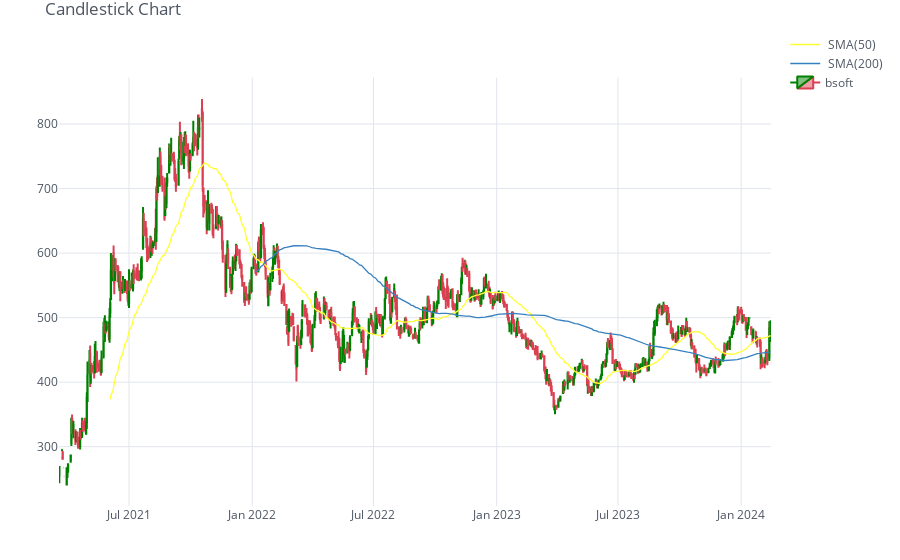

Notebook cell for this chart:
### Code cell
figure = cf.QuantFig(stock_df, title = 'Candlestick Chart', name = 'bsoft')
figure.add_sma(periods =[50, 200], column = 'Close', color = ['yellow', 'blue'])
figure.iplot(theme = 'white', up_color = 'green', down_color = 'red')

### Figure 1 — Plotly figure (JSON) as saved in the notebook; plotly's stock layout.template omitted (floating-point values rounded to 4 significant figures; data arrays with more than 128 entries replaced by an {"elided": "..."} marker saying what was removed)
{"data": [{"line": {"color": "rgba(255, 255, 51, 1.0)", "dash": "solid", "shape": "linear", "width": 1.3}, "mode": "lines", "name": " SMA(50)", "text": "", "type": "scatter", "x": {"elided": "720 str values"}, "y": {"elided": "720 mixed values"}, "yaxis": "y2"}, {"line": {"color": "rgba(55, 128, 191, 1.0)", "dash": "solid", "shape": "linear", "width": 1.3}, "mode": "lines", "name": " SMA(200)", "text": "", "type": "scatter", "x": {"elided": "720 str values"}, "y": {"elided": "720 mixed values"}, "yaxis": "y2"}, {"close": {"elided": "720 float values"}, "decreasing": {"line": {"color": "#db4052"}}, "high": {"elided": "720 float values"}, "increasing": {"line": {"color": "#008000"}}, "low": {"elided": "720 float values"}, "name": "bsoft", "open": {"elided": "720 float values"}, "showlegend": true, "type": "candlestick", "x": {"elided": "720 str values"}, "yaxis": "y2"}], "layout": {"autosize": true, "legend": {"bgcolor": "#FFFFFF", "font": {"color": "#4D5663"}}, "margin": {"b": 30, "l": 30, "r": 30, "t": 30}, "paper_bgcolor": "#FFFFFF", "plot_bgcolor": "#FFFFFF", "showlegend": true, "title": {"font": {"color": "#4D5663"}, "text": "Candlestick Chart"}, "xaxis": {"anchor": "y2", "autorange": true, "gridcolor": "#E1E5ED", "range": ["2021-03-18 12:00", "2024-02-14 12:00"], "rangeselector": {"bgcolor": "rgba(150, 200, 250, 1)", "buttons": [{"count": 1, "label": "1m", "step": "month", "stepmode": "backward"}, {"count": 1, "label": "1y", "step": "year", "stepmode": "backward"}], "font": {"size": 13}, "visible": false, "x": 0, "y": 0.9}, "rangeslider": {"visible": false, "yaxis2": {}}, "showgrid": true, "tickfont": {"color": "#4D5663"}, "title": {"font": {"color": "#4D5663"}, "text": ""}, "type": "date", "zerolinecolor": "#E1E5ED"}, "yaxis": {"gridcolor": "#E1E5ED", "showgrid": true, "showticklabels": false, "tickfont": {"color": "#4D5663"}, "title": {"font": {"color": "#4D5663"}, "text": ""}, "zerolinecolor": "#E1E5ED"}, "yaxis2": {"autorange": true, "domain": [0, 0.9], "gridcolor": "#E1E5ED", "range": [208.1, 871.9], "showgrid": true, "tickfont": {"color": "#4D5663"}, "title": {"font": {"color": "#4D5663"}, "text": ""}, "type": "linear", "zerolinecolor": "#E1E5ED"}}}
